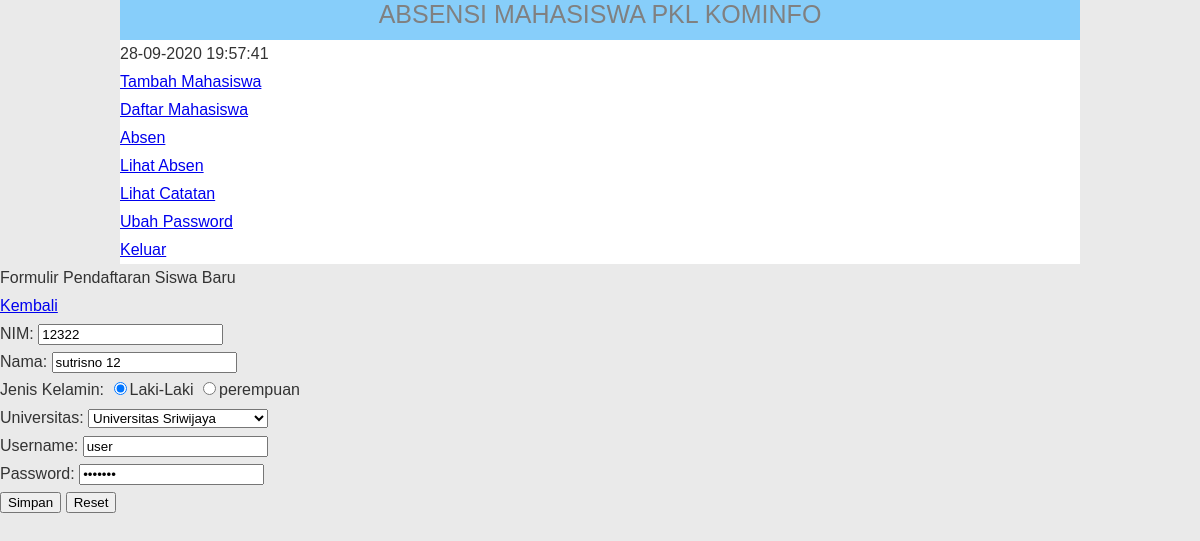
The page /admin/mahasiswa/ubah_mhs.php?id_biodata_user=8 on the database its author committed.
### tables this page shows
CREATE TABLE `biodata_users` (
  `id_biodata_user` int(11) NOT NULL,
  `user_id` int(11) NOT NULL,
  `nim` int(12) NOT NULL,
  `name` varchar(50) NOT NULL,
  `university` varchar(50) NOT NULL,
  `gender` enum('L','P') NOT NULL
);

CREATE TABLE `users` (
  `id_user` int(11) NOT NULL,
  `username` varchar(50) NOT NULL,
  `password` varchar(20) NOT NULL,
  `usertype` varchar(50) NOT NULL
);

### admin/mahasiswa/ubah_mhs.php (the view, shortened to what this page needs)
<?php
include("../../koneksi.php");
$id_biodata_user = $_GET['id_biodata_user'];
$sql = "SELECT biodata_users.*, users.*, u.* FROM biodata_users JOIN users ON biodata_users.user_id = users.id_user
        JOIN universitas u ON biodata_users.university = u.id WHERE id_biodata_user = $id_biodata_user";
$query = mysqli_query($conn, $sql);
$mhs = mysqli_fetch_assoc($query);
?>
<!Doctype html>
<html>
<head>
    <link rel="stylesheet" href="css/admin.css">
</head>
<body>
    <div class="container">
        <div class="kotak">
            <h3>ABSENSI MAHASISWA PKL KOMINFO</h3>
        </div>
        <div class="main">
            <div class="menu">
                <ul>
                    <li>
                        <?php
                        echo date('d-m-Y H:i:s');
                     ?>
                    </li>
                    <li><a href="../mahasiswa/tambah_mhs.php">Tambah Mahasiswa</a></li>
                     <li><a href="../mahasiswa/daftar_mhs.php">Daftar Mahasiswa</a></li>
                     <li><a href="../absen/absen.php">Absen</a></li>
                     <li><a href="../absen/lihat_absen.php">Lihat Absen</a></li>
                     <li><a href="../catatan/lihat_catatan.php">Lihat Catatan</a></li>
                    <li><a href="../password/ubah_pwd.php">Ubah Password</a></li>
                    <li><a href="../../logout.php">Keluar</a></li>
                </ul>
            </div>
        </div>
    </div>
    <header>
        <h3>Formulir Pendaftaran Siswa Baru</h3>
    </header>
    <a href="daftar_mhs.php">Kembali</a>
    <form action="prosesUbah_mhs.php" method="POST">
        <fieldset>
            <p>
                <label for="nim">NIM:</label>
                <input type="text" name="nim" value="<?php echo $mhs['nim'] ?>" placeholder="nomor induk mahasiswa">
            </p>
            <p>
                <label for="name">Nama: </label>
                <input type="text" name="name" placeholder="masukan nama lengkap" value="<?php echo $mhs['name'] ?>" />
            </p>
            <p>
                <label for="gender">Jenis Kelamin:</label>
                <?php $gender = $mhs['gender']; ?>
                <label for=""> <input type="radio" name="gender" value="L"
                        <?php echo ($gender == 'L') ? "checked": "" ?>>Laki-Laki</label>
                <label for=""><input type="radio" name="gender" value="P"
                        <?php echo ($gender == 'P') ? "checked": "" ?>>perempuan</label>
            </p>
            <p>
                <label for="university">Universitas:</label>
                <?php
                    $sql = "SELECT id, universitas FROM universitas";
                    $query = mysqli_query($conn, $sql);
                ?>
                <select name="university" id="universitas" required>
                    <?php
                        while($univ = mysqli_fetch_assoc($query)): ?>
                        <option value="<?= $univ['id'] ?>"
                        <?php if($mhs['id'] == $univ['id']) echo "selected"; ?>
                        ><?= $univ['universitas'] ?></option>
                    <?php endwhile; ?>
                </select>
            </p>
            <p>
                <label for="username">Username:</label>
                <input type="text" name="username" placeholder="username" value="<?php echo $mhs['username'] ?>">
            </p>
            <p>
                <label for="password">Password:</label>
                <input type="password" name="password" placeholder="kata sandi" value="<?php echo $mhs['password'] ?>">
            </p>
            <p>
                <button type="submit" name="simpan" value="simpan" />Simpan </button>
                <button type="reset" name="reset" value="reset" />Reset </button>
            </p>
        </fieldset>
    </form>
</body>
</html>

### css/admin.css (style rules this page uses)
html, body, div, span, applet, object, iframe, h1, h2, h3, h4, h5, h6, p, blockquote, pre, a, abbr, acronym, address, big, cite, code, del, dfn, em, img, ins, kbd, q, s, samp, small, strike, strong, sub, sup, tt, var, b, u, i, center, dl, dt, dd, ol, ul, li, fieldset, form, label, legend, table, caption, tbody, tfoot, thead, tr, th, td, article, aside, canvas, details, embed, figure, figcaption, footer, header, hgroup, menu, nav, output, ruby, section, summary, time, mark, audio, video { margin: 0; padding: 0; border: 0; font-size: 100%; font: inherit; vertical-align: baseline; }
article, aside, details, figcaption, figure, footer, header, hgroup, menu, nav, section { display: block; }
body { line-height: 1; }
ol, ul { list-style: none; }
body { font: 16px/28px arial, sans-serif; background-color: #eaeaea; color: #333333; }
.container { width: 960px; background-color: #fff; margin: auto; position: relative; }
.kotak { background-color: lightskyblue; width: 100%; height: 40px; position: relative; }
.kotak h3 { color: gray; text-align: center; font-size: 25px; }

### rows shown on the page
biodata_users: nim "12322", name "sutrisno 12", gender "☑", username "user"

### other values the page prints
form field university "Universitas Sriwijaya"
